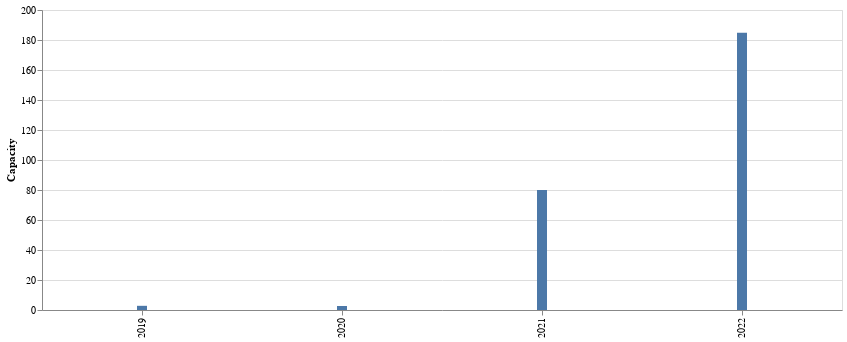

Here is the notebook cell this chart was saved with:
### Code cell
alt.Chart(data_plan_firm_upto_2022).mark_bar(width = 10).encode(
alt.X('service_year:N', title=''),
alt.Y('sum(Capmax)', title='Capacity')).properties(width=800)

### Figure 1 — Vega-Lite specification as saved in the notebook (floating-point values rounded to 4 significant figures)
{"config": {"view": {"continuousWidth": 300, "continuousHeight": 300}}, "data": {"name": "data-b463b06024be655a69a81948ef28c674"}, "mark": {"type": "bar", "width": 10}, "encoding": {"x": {"field": "service_year", "title": "", "type": "nominal"}, "y": {"aggregate": "sum", "field": "Capmax", "title": "Capacity", "type": "quantitative"}}, "width": 800, "$schema": "https://vega.github.io/schema/vega-lite/v5.20.1.json", "datasets": {"data-b463b06024be655a69a81948ef28c674": [{"Baseline/LSE Planned 25 MMT/LSE Planned 30 MMT": "Baseline", "CAISO-contracted": "CAISO", "Region": "SCE", "Unit Name": "ALTAGASSTORAGE", "Unit Type": "Storage", "Unit Category": "Battery Storage", "Remote Region": NaN, "Flag for CAISO-contracted and either Not online as of 1/2023 or terminated as of 1/2023": "Not online as of 1/2023", "insvdt": "2021-01-01T00:00:00", "retdt": "2050-12-01T00:00:00", "linked_unit": null, "solar_charging_restriction": null, "WeatherStation": NaN, "Capmax": 40.0, "Capmax.1": 40.0, "pndcap": 160.0, "hours": 4.0, "max_combined_capacity": null, "Capmax.2": null, "Capmax.3": null, "Capmax.4": null, "Capmax.5": null, "pndcap.1": null, "pndcap.2": null, "pndcap.3": null, "pndcap.4": null, "hours.1": null, "hours.2": null, "hours.3": null, "hours.4": null, "max_combined_capacity.1": null, "max_combined_capacity.2": null, "max_combined_capacity.3": null, "max_combined_capacity.4": null, "service_year": 2021, "retirement_year": 2050}, {"Baseline/LSE Planned 25 MMT/LSE Planned 30 MMT": "Baseline", "CAISO-contracted": "CAISO", "Region": "PGE", "Unit Name": "AZALEASTORAGE", "Unit Type": "Storage", "Unit Category": "Paired_BattStorage", "Remote Region": NaN, "Flag for CAISO-contracted and either Not online as of 1/2023 or terminated as of 1/2023": "Not online as of 1/2023", "insvdt": "2022-12-01T00:00:00", "retdt": "2050-12-01T00:00:00", "linked_unit": "AZALEASOLAR", "solar_charging_restriction": "Y", "WeatherStation": NaN, "Capmax": 38.0, "Capmax.1": 38.0, "pndcap": 152.0, "hours": 4.0, "max_combined_capacity": null, "Capmax.2": null, "Capmax.3": null, "Capmax.4": null, "Capmax.5": null, "pndcap.1": null, "pndcap.2": null, "pndcap.3": null, "pndcap.4": null, "hours.1": null, "hours.2": null, "hours.3": null, "hours.4": null, "max_combined_capacity.1": null, "max_combined_capacity.2": null, "max_combined_capacity.3": null, "max_combined_capacity.4": null, "service_year": 2022, "retirement_year": 2050}, {"Baseline/LSE Planned 25 MMT/LSE Planned 30 MMT": "Baseline", "CAISO-contracted": "CAISO", "Region": "SCE", "Unit Name": "BIGBEAUSTORAGE", "Unit Type": "Storage", "Unit Category": "Hybrid_BattStorage", "Remote Region": NaN, "Flag for CAISO-contracted and either Not online as of 1/2023 or terminated as of 1/2023": "Not online as of 1/2023", "insvdt": "2022-06-01T00:00:00", "retdt": "2050-12-01T00:00:00", "linked_unit": "VALTNE_2_TBBBT1", "solar_charging_restriction": "Y", "WeatherStation": NaN, "Capmax": 40.0, "Capmax.1": 40.0, "pndcap": 160.0, "hours": 4.0, "max_combined_capacity": 167.6, "Capmax.2": null, "Capmax.3": null, "Capmax.4": null, "Capmax.5": null, "pndcap.1": null, "pndcap.2": null, "pndcap.3": null, "pndcap.4": null, "hours.1": null, "hours.2": null, "hours.3": null, "hours.4": null, "max_combined_capacity.1": null, "max_combined_capacity.2": null, "max_combined_capacity.3": null, "max_combined_capacity.4": null, "service_year": 2022, "retirement_year": 2050}, {"Baseline/LSE Planned 25 MMT/LSE Planned 30 MMT": "Baseline", "CAISO-contracted": "CAISO", "Region": "PGE", "Unit Name": "Blue_Mountain_Electric_Company", "Unit Type": "Fossil Steam", "Unit Category": "Biomass/Wood", "Remote Region": NaN, "Flag for CAISO-contracted and either Not online as of 1/2023 or terminated as of 1/2023": "Not online as of 1/2023", "insvdt": "2019-12-01T00:00:00", "retdt": "2050-12-01T00:00:00", "linked_unit": null, "solar_charging_restriction": null, "WeatherStation": NaN, "Capmax": 2.792, "Capmax.1": 3.0, "pndcap": null, "hours": null, "max_combined_capacity": null, "Capmax.2": null, "Capmax.3": null, "Capmax.4": null, "Capmax.5": null, "pndcap.1": null, "pndcap.2": null, "pndcap.3": null, "pndcap.4": null, "hours.1": null, "hours.2": null, "hours.3": null, "hours.4": null, "max_combined_capacity.1": null, "max_combined_capacity.2": null, "max_combined_capacity.3": null, "max_combined_capacity.4": null, "service_year": 2019, "retirement_year": 2050}, {"Baseline/LSE Planned 25 MMT/LSE Planned 30 MMT": "Baseline", "CAISO-contracted": "CAISO", "Region": "PGE", "Unit Name": "CASCADESTORAGE", "Unit Type": "Storage", "Unit Category": "Battery Storage", "Remote Region": NaN, "Flag for CAISO-contracted and either Not online as of 1/2023 or terminated as of 1/2023": "Not online as of 1/2023", "insvdt": "2022-12-01T00:00:00", "retdt": "2050-12-01T00:00:00", "linked_unit": null, "solar_charging_restriction": null, "WeatherStation": NaN, "Capmax": 25.0, "Capmax.1": 25.0, "pndcap": 100.0, "hours": 4.0, "max_combined_capacity": null, "Capmax.2": null, "Capmax.3": null, "Capmax.4": null, "Capmax.5": null, "pndcap.1": null, "pndcap.2": null, "pndcap.3": null, "pndcap.4": null, "hours.1": null, "hours.2": null, "hours.3": null, "hours.4": null, "max_combined_capacity.1": null, "max_combined_capacity.2": null, "max_combined_capacity.3": null, "max_combined_capacity.4": null, "service_year": 2022, "retirement_year": 2050}, {"Baseline/LSE Planned 25 MMT/LSE Planned 30 MMT": "Baseline", "CAISO-contracted": "CAISO", "Region": "SCE", "Unit Name": "ENELBELLASTORAGE", "Unit Type": "Storage", "Unit Category": "Battery Storage", "Remote Region": NaN, "Flag for CAISO-contracted and either Not online as of 1/2023 or terminated as of 1/2023": "Not online as of 1/2023", "insvdt": "2021-03-01T00:00:00", "retdt": "2050-12-01T00:00:00", "linked_unit": null, "solar_charging_restriction": null, "WeatherStation": NaN, "Capmax": 10.0, "Capmax.1": 10.0, "pndcap": 40.0, "hours": 4.0, "max_combined_capacity": null, "Capmax.2": null, "Capmax.3": null, "Capmax.4": null, "Capmax.5": null, "pndcap.1": null, "pndcap.2": null, "pndcap.3": null, "pndcap.4": null, "hours.1": null, "hours.2": null, "hours.3": null, "hours.4": null, "max_combined_capacity.1": null, "max_combined_capacity.2": null, "max_combined_capacity.3": null, "max_combined_capacity.4": null, "service_year": 2021, "retirement_year": 2050}, {"Baseline/LSE Planned 25 MMT/LSE Planned 30 MMT": "Baseline", "CAISO-contracted": "CAISO", "Region": "PGE", "Unit Name": "Hat_Creek_Bioenergy__LLC", "Unit Type": "Fossil Steam", "Unit Category": "Biomass/Wood", "Remote Region": NaN, "Flag for CAISO-contracted and either Not online as of 1/2023 or terminated as of 1/2023": "Not online as of 1/2023", "insvdt": "2020-06-01T00:00:00", "retdt": "2050-12-01T00:00:00", "linked_unit": null, "solar_charging_restriction": null, "WeatherStation": NaN, "Capmax": 2.68, "Capmax.1": 2.88, "pndcap": null, "hours": null, "max_combined_capacity": null, "Capmax.2": null, "Capmax.3": null, "Capmax.4": null, "Capmax.5": null, "pndcap.1": null, "pndcap.2": null, "pndcap.3": null, "pndcap.4": null, "hours.1": null, "hours.2": null, "hours.3": null, "hours.4": null, "max_combined_capacity.1": null, "max_combined_capacity.2": null, "max_combined_capacity.3": null, "max_combined_capacity.4": null, "service_year": 2020, "retirement_year": 2050}, {"Baseline/LSE Planned 25 MMT/LSE Planned 30 MMT": "Baseline", "CAISO-contracted": "CAISO", "Region": "PGE", "Unit Name": "LLAGAS", "Unit Type": "Storage", "Unit Category": "Battery Storage", "Remote Region": NaN, "Flag for CAISO-contracted and either Not online as of 1/2023 or terminated as of 1/2023": "Not online as of 1/2023", "insvdt": "2021-11-01T00:00:00", "retdt": "2050-12-01T00:00:00", "linked_unit": null, "solar_charging_restriction": null, "WeatherStation": NaN, "Capmax": 20.0, "Capmax.1": 20.0, "pndcap": 80.0, "hours": 4.0, "max_combined_capacity": null, "Capmax.2": null, "Capmax.3": null, "Capmax.4": null, "Capmax.5": null, "pndcap.1": null, "pndcap.2": null, "pndcap.3": null, "pndcap.4": null, "hours.1": null, "hours.2": null, "hours.3": null, "hours.4": null, "max_combined_capacity.1": null, "max_combined_capacity.2": null, "max_combined_capacity.3": null, "max_combined_capacity.4": null, "service_year": 2021, "retirement_year": 2050}, {"Baseline/LSE Planned 25 MMT/LSE Planned 30 MMT": "Baseline", "CAISO-contracted": "CAISO", "Region": "PGE", "Unit Name": "MNOCAERSSTORAGE", "Unit Type": "Storage", "Unit Category": "Battery Storage", "Remote Region": NaN, "Flag for CAISO-contracted and either Not online as of 1/2023 or terminated as of 1/2023": "Not online as of 1/2023", "insvdt": "2021-01-01T00:00:00", "retdt": "2050-12-01T00:00:00", "linked_unit": null, "solar_charging_restriction": null, "WeatherStation": NaN, "Capmax": 10.0, "Capmax.1": 10.0, "pndcap": 40.0, "hours": 4.0, "max_combined_capacity": null, "Capmax.2": null, "Capmax.3": null, "Capmax.4": null, "Capmax.5": null, "pndcap.1": null, "pndcap.2": null, "pndcap.3": null, "pndcap.4": null, "hours.1": null, "hours.2": null, "hours.3": null, "hours.4": null, "max_combined_capacity.1": null, "max_combined_capacity.2": null, "max_combined_capacity.3": null, "max_combined_capacity.4": null, "service_year": 2021, "retirement_year": 2050}, {"Baseline/LSE Planned 25 MMT/LSE Planned 30 MMT": "Baseline", "CAISO-contracted": "CAISO", "Region": "PGE", "Unit Name": "North_Fork_Community_Power", "Unit Type": "Fossil Steam", "Unit Category": "Biomass/Wood", "Remote Region": NaN, "Flag for CAISO-contracted and either Not online as of 1/2023 or terminated as of 1/2023": "Not online as of 1/2023", "insvdt": "2022-09-01T00:00:00", "retdt": "2050-12-01T00:00:00", "linked_unit": null, "solar_charging_restriction": null, "WeatherStation": NaN, "Capmax": 1.861, "Capmax.1": 2.0, "pndcap": null, "hours": null, "max_combined_capacity": null, "Capmax.2": null, "Capmax.3": null, "Capmax.4": null, "Capmax.5": null, "pndcap.1": null, "pndcap.2": null, "pndcap.3": null, "pndcap.4": null, "hours.1": null, "hours.2": null, "hours.3": null, "hours.4": null, "max_combined_capacity.1": null, "max_combined_capacity.2": null, "max_combined_capacity.3": null, "max_combined_capacity.4": null, "service_year": 2022, "retirement_year": 2050}, {"Baseline/LSE Planned 25 MMT/LSE Planned 30 MMT": "Baseline", "CAISO-contracted": "CAISO", "Region": "SCE", "Unit Name": "POMONAENERGYSTORAGE", "Unit Type": "Storage", "Unit Category": "Battery Storage", "Remote Region": NaN, "Flag for CAISO-contracted and either Not online as of 1/2023 or terminated as of 1/2023": "Not online as of 1/2023", "insvdt": "2022-10-01T00:00:00", "retdt": "2099-01-01T00:00:00", "linked_unit": null, "solar_charging_restriction": null, "WeatherStation": NaN, "Capmax": 40.0, "Capmax.1": 40.0, "pndcap": 160.0, "hours": 4.0, "max_combined_capacity": null, "Capmax.2": null, "Capmax.3": null, "Capmax.4": null, "Capmax.5": null, "pndcap.1": null, "pndcap.2": null, "pndcap.3": null, "pndcap.4": null, "hours.1": null, "hours.2": null, "hours.3": null, "hours.4": null, "max_combined_capacity.1": null, "max_combined_capacity.2": null, "max_combined_capacity.3": null, "max_combined_capacity.4": null, "service_year": 2022, "retirement_year": 2099}, {"Baseline/LSE Planned 25 MMT/LSE Planned 30 MMT": "Baseline", "CAISO-contracted": "CAISO", "Region": "SCE", "Unit Name": "QUARANTINASTORAGE", "Unit Type": "Storage", "Unit Category": "Battery Storage", "Remote Region": NaN, "Flag for CAISO-contracted and either Not online as of 1/2023 or terminated as of 1/2023": "Not online as of 1/2023", "insvdt": "2022-01-01T00:00:00", "retdt": "2050-12-01T00:00:00", "linked_unit": null, "solar_charging_restriction": null, "WeatherStation": NaN, "Capmax": 10.0, "Capmax.1": 10.0, "pndcap": 40.0, "hours": 4.0, "max_combined_capacity": null, "Capmax.2": null, "Capmax.3": null, "Capmax.4": null, "Capmax.5": null, "pndcap.1": null, "pndcap.2": null, "pndcap.3": null, "pndcap.4": null, "hours.1": null, "hours.2": null, "hours.3": null, "hours.4": null, "max_combined_capacity.1": null, "max_combined_capacity.2": null, "max_combined_capacity.3": null, "max_combined_capacity.4": null, "service_year": 2022, "retirement_year": 2050}, {"Baseline/LSE Planned 25 MMT/LSE Planned 30 MMT": "Baseline", "CAISO-contracted": "CAISO", "Region": "PGE", "Unit Name": "RABBITBRUSHSTORAGE", "Unit Type": "Storage", "Unit Category": "Paired_BattStorage", "Remote Region": NaN, "Flag for CAISO-contracted and either Not online as of 1/2023 or terminated as of 1/2023": "Not online as of 1/2023", "insvdt": "2022-06-01T00:00:00", "retdt": "2050-12-01T00:00:00", "linked_unit": "RATSKE_2_RBSSB1", "solar_charging_restriction": "Y", "WeatherStation": NaN, "Capmax": 20.0, "Capmax.1": 20.0, "pndcap": 50.0, "hours": 2.5, "max_combined_capacity": null, "Capmax.2": null, "Capmax.3": null, "Capmax.4": null, "Capmax.5": null, "pndcap.1": null, "pndcap.2": null, "pndcap.3": null, "pndcap.4": null, "hours.1": null, "hours.2": null, "hours.3": null, "hours.4": null, "max_combined_capacity.1": null, "max_combined_capacity.2": null, "max_combined_capacity.3": null, "max_combined_capacity.4": null, "service_year": 2022, "retirement_year": 2050}, {"Baseline/LSE Planned 25 MMT/LSE Planned 30 MMT": "Baseline", "CAISO-contracted": "CAISO", "Region": "PGE", "Unit Name": "SIERRASTORAGE", "Unit Type": "Storage", "Unit Category": "Battery Storage", "Remote Region": NaN, "Flag for CAISO-contracted and either Not online as of 1/2023 or terminated as of 1/2023": "Not online as of 1/2023", "insvdt": "2022-12-01T00:00:00", "retdt": "2050-12-01T00:00:00", "linked_unit": null, "solar_charging_restriction": null, "WeatherStation": NaN, "Capmax": 10.0, "Capmax.1": 10.0, "pndcap": 40.0, "hours": 4.0, "max_combined_capacity": null, "Capmax.2": null, "Capmax.3": null, "Capmax.4": null, "Capmax.5": null, "pndcap.1": null, "pndcap.2": null, "pndcap.3": null, "pndcap.4": null, "hours.1": null, "hours.2": null, "hours.3": null, "hours.4": null, "max_combined_capacity.1": null, "max_combined_capacity.2": null, "max_combined_capacity.3": null, "max_combined_capacity.4": null, "service_year": 2022, "retirement_year": 2050}]}}
